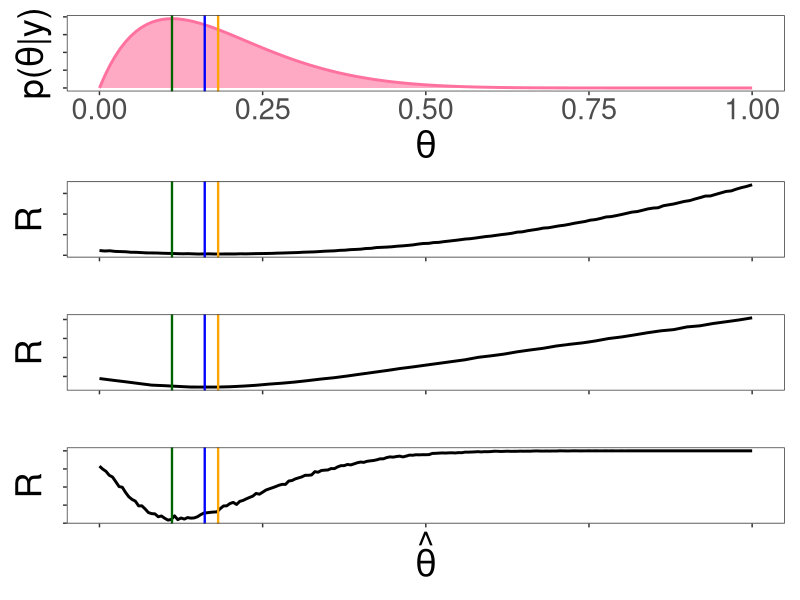
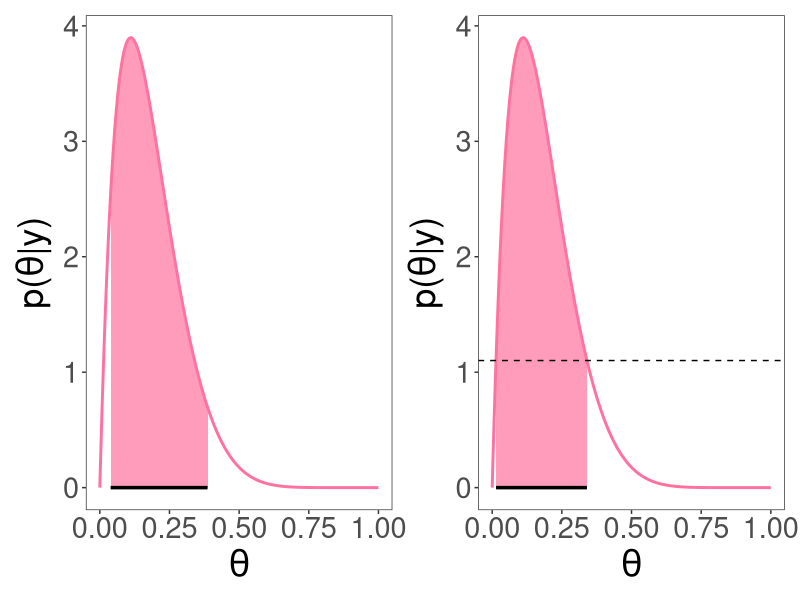

These figures' R source, in order:
## ---- chunk 1
#| echo: false
#| include: false

library(dplyr)
library(tidyr)
library(ggplot2)
library(patchwork)

theme_set(theme_bw() +
          theme(legend.position = "none",
                panel.grid = element_blank(),
                #strip.background = element_rect(fill="#ade658"),
                text = element_text(size=26)))
## ---- chunk 2
#| echo: true
#| eval: true

L_2 <- function(theta,theta_hat) (theta-theta_hat)^2

loss <- data.frame(theta_hat = double(),
                   theta = double(),
                   L = double())

for(theta_hat in seq(0,1,0.008)){
  theta <- rbeta(2000, shape1 = 2, shape2 = 9)
  L <- L_2(theta,theta_hat)
  loss <- bind_rows(loss,data.frame(theta_hat,theta,L))
}

expected.loss <- loss |>
  group_by(theta_hat) |>
  summarise(loss.mean = mean(L))
## ---- chunk 3
#| warning: false
#| echo: false
#| fig-width: 18
#| fig-height: 10
#| fig-align: center

L_1 <- function(theta,a) abs(theta-a)
L_K <- function(theta,a,K) ifelse(abs(theta-a)<K,0,1)

a <- 2
b <- 9
mean <- a/(a+b)
median <- (a-1/3)/(a+b-2/3)
mode <- (a-1)/(a+b-2)

p1 <- ggplot(expected.loss) +
  geom_line(aes(x=theta_hat,y=loss.mean),size=1) +
  ylab("R") +
  xlab("") +
  theme(axis.text.x = element_blank(),
        axis.text.y = element_blank()) +
  geom_vline(xintercept=mean,color = "orange",size=0.8) +
  geom_vline(xintercept=median,color = "blue",size=0.8) +
  geom_vline(xintercept=mode,color = "darkgreen",size=0.8)

loss <- tibble(theta_hat=double(),
               theta=double(),
               L=double())

for(theta_hat in seq(0,1,0.02)){
  theta <- rbeta(2000, shape1 = 2, shape2 = 9)
  L <- L_1(theta,theta_hat)
  loss <- bind_rows(loss,
                    tibble(theta_hat,theta,L))
}

expected.loss <- loss %>%
  group_by(theta_hat) %>%
  summarise(loss.mean = mean(L))

p2 <- ggplot(expected.loss) +
  geom_line(aes(x=theta_hat,y=loss.mean),size=1) +
  ylab("R") +
  xlab("") +
  theme(axis.text.x = element_blank(),
        axis.text.y = element_blank()) +
  geom_vline(xintercept=mean,color = "orange",size=0.8) +
  geom_vline(xintercept=median,color = "blue",size=0.8) +
  geom_vline(xintercept=mode,color = "darkgreen",size=0.8)

loss <- tibble(theta_hat=double(),
               theta=double(),
               L=double())

for(theta_hat in seq(0,1,0.005)){
  theta <- rbeta(6000, shape1 = 2, shape2 = 9)
  L <- L_K(theta,theta_hat,0.05)
  loss <- bind_rows(loss,
                    tibble(theta_hat,theta,L))
}

expected.loss <- loss %>%
  group_by(theta_hat) %>%
  summarise(loss.mean = mean(L))

p3 <- ggplot(expected.loss) +
  geom_line(aes(x=theta_hat,y=loss.mean),size=1) +
  xlab(expression(hat(theta))) +
  ylab("R") +
  theme(axis.text.x = element_blank(),
        axis.text.y = element_blank()) +
  geom_vline(xintercept=mean,color = "orange",size=0.8) +
  geom_vline(xintercept=median,color = "blue",size=0.8) +
  geom_vline(xintercept=mode,color = "darkgreen",size=0.8)

p <- tibble(x=seq(0,1,0.008),y=dbeta(x,2,9)) %>%
  ggplot() + 
  geom_line(aes(x=x,y=y),size=1,col="#FF729F") +
  geom_ribbon(aes(x=x,ymin=0,ymax=y),alpha=0.6,fill="#FF729F") +
  ylab(expression("p("*theta*"|y)")) +
  xlab(expression(theta)) +
  geom_vline(xintercept=mean,color = "orange",size=0.8) +
  geom_vline(xintercept=median,color = "blue",size=0.8) +
  geom_vline(xintercept=mode,color = "darkgreen",size=0.8) +
  theme(axis.text.y = element_blank())

p/p1/p2/p3
## ---- chunk 4
#| warning: false
#| echo: false
#| fig-width: 18
#| fig-height: 9
#| fig-align: center

x <- seq(0,1,length.out = 2000)
y <- dbeta(x,2,9)
dv <- tibble(x,y)

p.l <- qbeta(0.055,2,9)
p.h <- qbeta(1-0.055,2,9)

hpdi.lower <- 0.0138108
hpdi.higher <- 0.3400824

p1 <- ggplot() +
  geom_ribbon(data=dv%>%filter(x>p.l & x<p.h), aes(x=x,ymin=0,ymax=y),fill="#FF729F",alpha=0.7) +
  geom_line(data=dv,aes(x=x,y=y),size=1,col="#FF729F") +
  geom_segment(aes(x=p.l,xend=p.h,y=0,yend=0),size=1.2) +
  ylab(expression("p("*theta*"|y)")) +
  xlab(expression(theta))
  
p2 <- ggplot() +
  geom_ribbon(data=dv%>%filter(x>hpdi.lower & x<hpdi.higher), aes(x=x,ymin=0,ymax=y),fill="#FF729F",alpha=0.7) +
  geom_line(data=dv,aes(x=x,y=y),size=1,col="#FF729F") +
  geom_hline(yintercept = 1.100891,linetype="dashed") +
  geom_segment(aes(x=hpdi.lower,xend=hpdi.higher,y=0,yend=0),size=1.2) +
  ylab(expression("p("*theta*"|y)")) +
  xlab(expression(theta))

p1+p2
